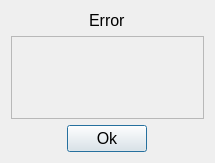
<?xml version="1.0" encoding="UTF-8"?>
<ui version="4.0">
 <class>DialogError</class>
 <widget class="QDialog" name="DialogError">
  <property name="geometry">
   <rect>
    <x>0</x>
    <y>0</y>
    <width>215</width>
    <height>163</height>
   </rect>
  </property>
  <property name="font">
   <font>
    <family>Arial</family>
    <pointsize>12</pointsize>
   </font>
  </property>
  <property name="contextMenuPolicy">
   <enum>Qt::NoContextMenu</enum>
  </property>
  <property name="windowTitle">
   <string>Dialog</string>
  </property>
  <layout class="QGridLayout" name="gridLayout">
   <item row="2" column="0" alignment="Qt::AlignHCenter">
    <widget class="QPushButton" name="bt_ok">
     <property name="text">
      <string>Ok</string>
     </property>
    </widget>
   </item>
   <item row="0" column="0" alignment="Qt::AlignHCenter">
    <widget class="QLabel" name="lbl_error">
     <property name="font">
      <font>
       <family>Arial</family>
       <pointsize>12</pointsize>
      </font>
     </property>
     <property name="text">
      <string>Error</string>
     </property>
    </widget>
   </item>
   <item row="1" column="0">
    <widget class="QPlainTextEdit" name="plainTextEdit">
     <property name="enabled">
      <bool>false</bool>
     </property>
     <property name="font">
      <font>
       <pointsize>10</pointsize>
      </font>
     </property>
    </widget>
   </item>
  </layout>
 </widget>
 <resources/>
 <connections/>
</ui>
